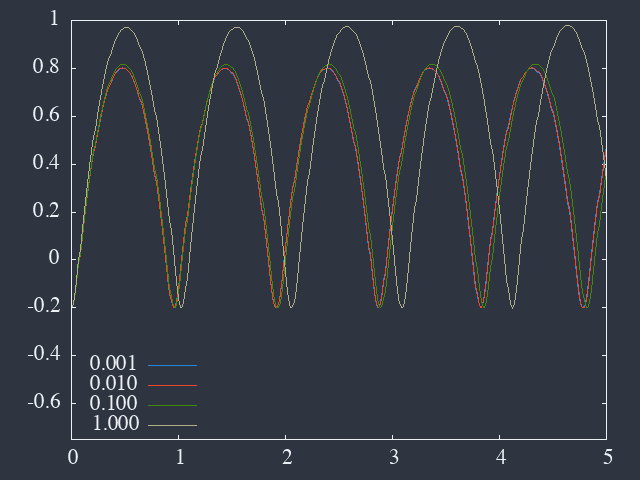

Recreate this plot in gnuplot.
! ./bob-damped.bash 

set terminal dumb ansi256
set key bottom left 

array d[4] = [0.001, 0.01, 0.1, 1]

plot[:5][-0.75:1] for [j=0:3] "bob-damped.dat" i j using 1:(-$2) with lines title sprintf("%1.3f", d[j+1]) 

call '../../scripts/set-png.gp' 'bob-damped.png'
